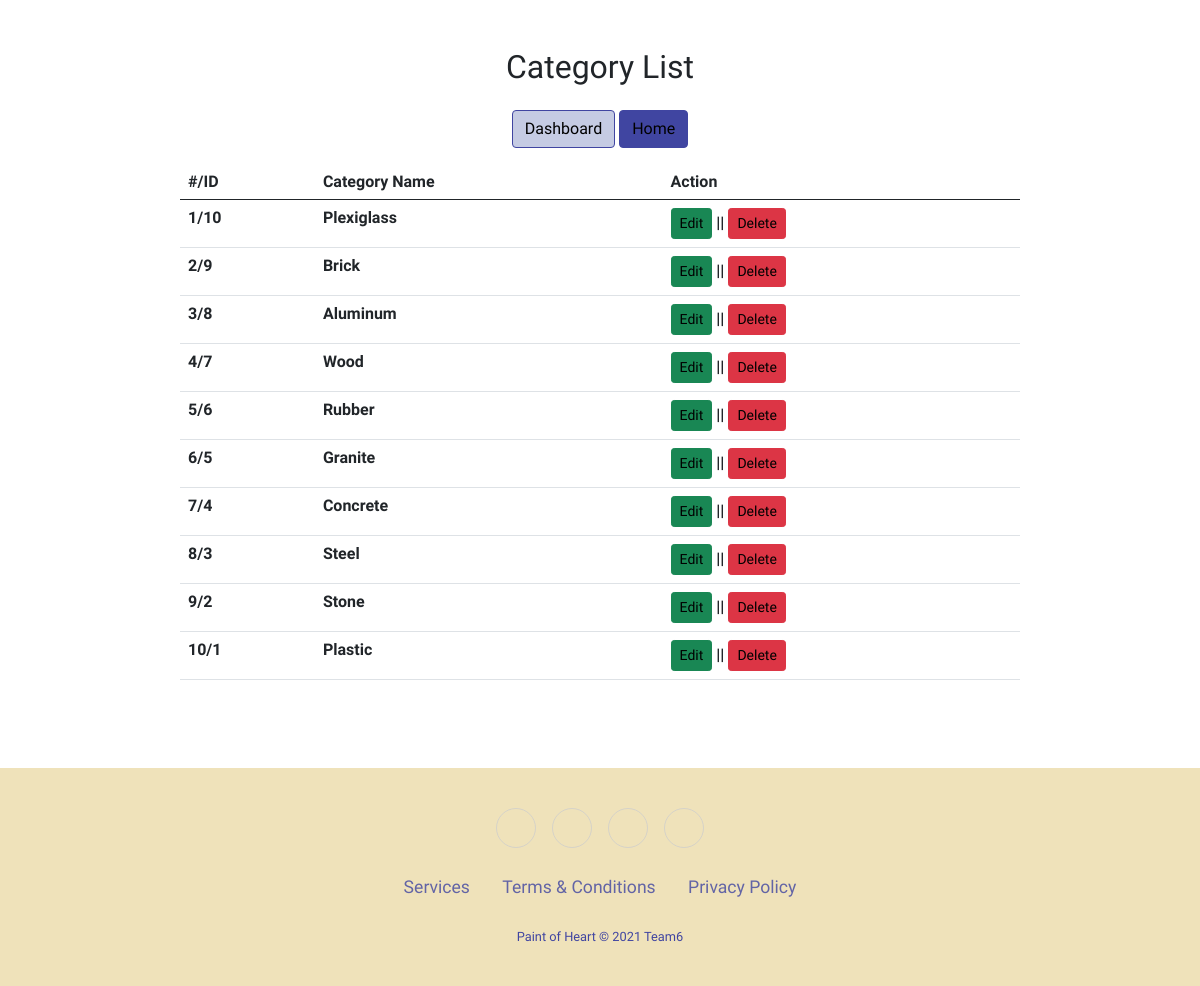
The app's page /actions/cat_list.php (signed in) with its own data.
### tables this page shows
CREATE TABLE `category` (
  `id` int(11) NOT NULL,
  `catName` varchar(50) NOT NULL
);

### classes/database.class.php (called while the page is built, shortened)
<?php
Class Database{
    public $host   = "";
    public $user   = "";
    public $pass   = "";
    public $dbname = "";
    public $link;
    private function connectDB(){
    $this->link = new mysqli($this->host, $this->user, $this->pass,
    $this->dbname);
    mysqli_set_charset($this->link, "utf8");
    }
   public function select($query){
     $result = $this->link->query($query) or
      die($this->link->error.__LINE__);
     if($result->num_rows > 0){
       return $result;
     } else {
       return false;
     }
    }
   }
?>

### classes/category.class.php (called while the page is built, shortened)
<?php
  class Category{
    private $db;
    public function __construct(){
      $this->db = new Database();
    }
  public function catSelect(){
  	$query = "SELECT * FROM `category` ORDER BY `id` DESC ";
  	$selected_row = $this->db->select($query);
  	return $selected_row;
  }
}
?>

### actions/cat_list.php (the view, shortened to what this page needs)
<?php
	include '../classes/category.class.php';
    $cat = new Category();
?>
<div class="grid_10">
	<div class="box round first grid">
		<h2>Category List</h2>
		<div class="block">
<!DOCTYPE html>
<html lang="en">
<head>
    <?php include_once '../components/boot.php';?>
	<link rel="stylesheet" href="../components/style.css">
</head>
<body>
	<td>
	<a href="../admin.php" class='btn btn-success my-3 dash-btn'>Dashboard</a>
	<a href="../home.php" class='btn btn-success my-3 home-btn'>Home</a>
	</td>
                    <table class="table" id="example">
					<thead>
						<tr>
							<th scope="col">#/ID</th>
							<th scope="col">Category Name</th>
							<th scope="col">Action</th>
						</tr>
					</thead>
					<tbody>
						<tr class="odd gradeX">
			<?php
				$getAllCat = $cat->catSelect();
				if ($getAllCat) {
					$i = 0;
					while ($category = $getAllCat->fetch_assoc()) {
						$i++;
			?>
							<td><?php echo $i."/".$category['id'] ;?></td>
							<td><?php echo $category['catName'] ?></td>
							<td><a class="btn btn-success btn-sm" href="cat_edit.php?catId=<?php echo $category['id'] ?>">Edit</a> ||
							<a onclick="return confirm('Are you sure to delete?')" class="btn btn-danger btn-sm" href="?catId=<?php echo $category['id'] ?>">Delete</a></td>
						</tr>
			<?php } } ?>
					</tbody>
				</table>
            </div>
            </div>
        </div>
<?php include '../components/footer.php';?>
</body>
</html>

### components/style.css (style rules this page uses)
* { font-family: "Martel", serif; }
a:link, a:hover, a:visited { color: black; text-decoration: none; }
.home-btn { background-color: #4045a1 !important; border-color: #4045a1; color: white; }
.dash-btn { background-color: #c5cbe3 !important; border-color: #c5cbe3; color: black; border-color: #4045a1; }
html, body { height: 100%; margin: 0; padding: 0; }
.grid_10 { margin-top: 4%; margin-bottom: 4%; padding-bottom: 2%; text-align: center; }
#example { width: 70%; margin-left: 15%; margin-right: 15%; }
thead, tr, th { font-weight: bold; }

### records on screen
category: id "10", catName "Plexiglass"
category: id "9", catName "Brick"
category: id "8", catName "Aluminum"
category: id "7", catName "Wood"
category: id "6", catName "Rubber"
category: id "5", catName "Granite"
category: id "4", catName "Concrete"
category: id "3", catName "Steel"
category: id "2", catName "Stone"
category: id "1", catName "Plastic"
